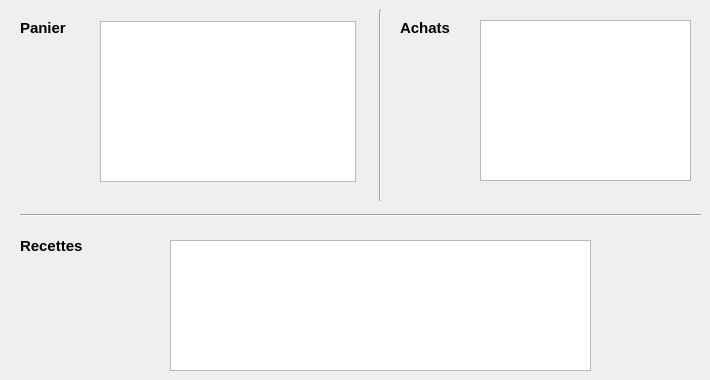
    <widget class="QWidget" name="tab_2">
     <attribute name="title">
      <string>Afficher</string>
     </attribute>
     <widget class="Line" name="line_3">
      <property name="geometry">
       <rect>
        <x>20</x>
        <y>200</y>
        <width>681</width>
        <height>31</height>
       </rect>
      </property>
      <property name="orientation">
       <enum>Qt::Horizontal</enum>
      </property>
     </widget>
     <widget class="Line" name="line_4">
      <property name="geometry">
       <rect>
        <x>370</x>
        <y>10</y>
        <width>20</width>
        <height>191</height>
       </rect>
      </property>
      <property name="orientation">
       <enum>Qt::Vertical</enum>
      </property>
     </widget>
     <widget class="QLabel" name="label_8">
      <property name="geometry">
       <rect>
        <x>400</x>
        <y>20</y>
        <width>81</width>
        <height>16</height>
       </rect>
      </property>
      <property name="font">
       <font>
        <pointsize>11</pointsize>
        <weight>75</weight>
        <bold>true</bold>
       </font>
      </property>
      <property name="text">
       <string>Achats</string>
      </property>
     </widget>
     <widget class="QLabel" name="label_15">
      <property name="geometry">
       <rect>
        <x>20</x>
        <y>230</y>
        <width>241</width>
        <height>31</height>
       </rect>
      </property>
      <property name="font">
       <font>
        <pointsize>11</pointsize>
        <weight>75</weight>
        <bold>true</bold>
       </font>
      </property>
      <property name="text">
       <string>Recettes</string>
      </property>
     </widget>
     <widget class="QLabel" name="label_16">
      <property name="geometry">
       <rect>
        <x>20</x>
        <y>20</y>
        <width>81</width>
        <height>16</height>
       </rect>
      </property>
      <property name="font">
       <font>
        <pointsize>11</pointsize>
        <weight>75</weight>
        <bold>true</bold>
       </font>
      </property>
      <property name="text">
       <string>Panier</string>
      </property>
     </widget>
     <widget class="QTableView" name="tabpanier">
      <property name="geometry">
       <rect>
        <x>100</x>
        <y>21</y>
        <width>256</width>
        <height>161</height>
       </rect>
      </property>
     </widget>
     <widget class="QTableView" name="tabachats">
      <property name="geometry">
       <rect>
        <x>480</x>
        <y>20</y>
        <width>211</width>
        <height>161</height>
       </rect>
      </property>
     </widget>
     <widget class="QTableView" name="tabrecettes">
      <property name="geometry">
       <rect>
        <x>170</x>
        <y>240</y>
        <width>421</width>
        <height>131</height>
       </rect>
      </property>
     </widget>
    </widget>
